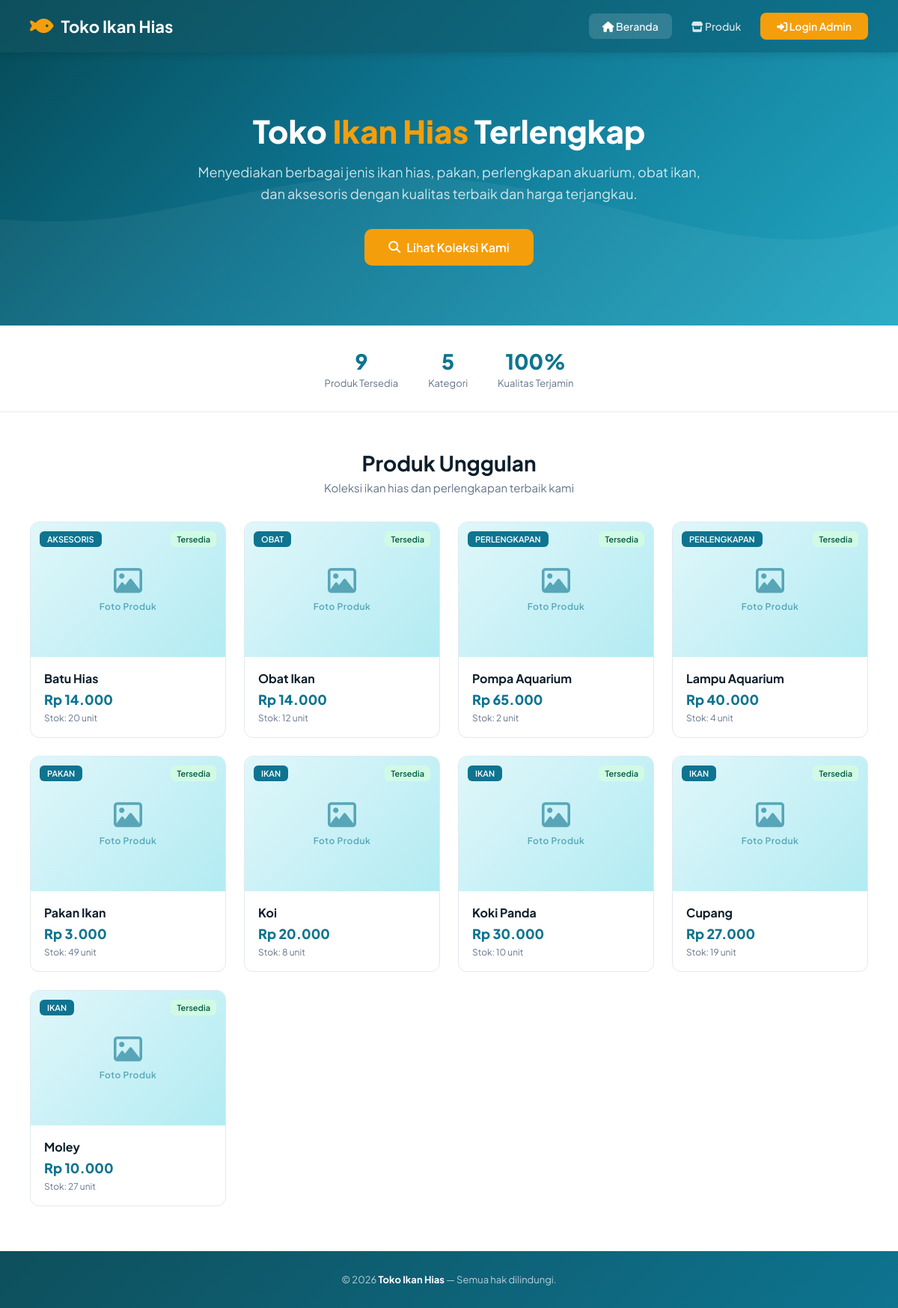
The page /MVC/index.php on the database its author committed.
### tables this page shows
CREATE TABLE barang (
    id_barang INT AUTO_INCREMENT,
    id_kategori INT NOT NULL,
    nama_barang VARCHAR(50) NOT NULL,
    harga_jual DECIMAL(12, 2) NOT NULL DEFAULT 0.00,
    stok INT NOT NULL DEFAULT 0,
    stok_minimum INT NOT NULL DEFAULT 0,
    CONSTRAINT pk_barang PRIMARY KEY (id_barang),
    CONSTRAINT fk_barang_kategori FOREIGN KEY (id_kategori) REFERENCES kategori (id_kategori) ON UPDATE CASCADE ON DELETE RESTRICT,
    CONSTRAINT chk_barang_harga CHECK (harga_jual >= 0),
    CONSTRAINT chk_barang_stok CHECK (stok >= 0),
    CONSTRAINT chk_barang_stok_min CHECK (stok_minimum >= 0)
);

CREATE TABLE kategori (
    id_kategori INT AUTO_INCREMENT,
    nama_kategori VARCHAR(30) NOT NULL,
    CONSTRAINT pk_kategori PRIMARY KEY (id_kategori),
    CONSTRAINT uq_kategori_nama UNIQUE (nama_kategori)
);

### MVC/Model/Barang.php (called while the page is built, shortened)
<?php
require_once __DIR__ . '/../koneksi.php';
class Barang
{
    private mysqli $conn;
    public function __construct()
    {
        global $conn;
        $this->conn = $conn;
    }
    public function semua(): array
    {
        $result = $this->conn->query(
            'SELECT b.*, k.nama_kategori
             FROM barang b
             JOIN kategori k ON k.id_kategori = b.id_kategori
             ORDER BY b.id_barang DESC'
        );
        return $result->fetch_all(MYSQLI_ASSOC);
    }
}

### MVC/Model/Kategori.php (called while the page is built, shortened)
<?php
require_once __DIR__ . '/../koneksi.php';
class Kategori
{
    private mysqli $conn;
    public function __construct()
    {
        global $conn;
        $this->conn = $conn;
    }
    public function semua(): array
    {
        $result = $this->conn->query('SELECT * FROM kategori ORDER BY id_kategori');
        return $result->fetch_all(MYSQLI_ASSOC);
    }
}

### MVC/View/guest/home.php (the view, shortened to what this page needs)
<!DOCTYPE html>
<html lang="id">
<head>
    <link rel="stylesheet" href="https://cdnjs.cloudflare.com/ajax/libs/font-awesome/6.4.0/css/all.min.css">
    <link rel="stylesheet" href="View/style.css">
</head>
<body>
    <nav class="guest-nav">
        <a href="index.php" class="logo">
            <i class="fa-solid fa-fish"></i>
            <span>Toko Ikan Hias</span>
        </a>
        <div class="nav-links">
            <a href="index.php" class="active"><i class="fa-solid fa-house"></i> Beranda</a>
            <a href="index.php?page=produk"><i class="fa-solid fa-store"></i> Produk</a>
            <a href="index.php?page=login" class="btn-login"><i class="fa-solid fa-right-to-bracket"></i> Login Admin</a>
        </div>
    </nav>
    <section class="hero">
        <div class="hero-content">
            <h1>Toko <span>Ikan Hias</span> Terlengkap</h1>
            <p>Menyediakan berbagai jenis ikan hias, pakan, perlengkapan akuarium, obat ikan, dan aksesoris dengan kualitas terbaik dan harga terjangkau.</p>
            <a href="index.php?page=produk" class="btn-hero">
                <i class="fa-solid fa-magnifying-glass"></i> Lihat Koleksi Kami
            </a>
        </div>
    </section>
    <div class="stats-bar">
        <div class="stat-item">
            <div class="stat-num"><?= count($dataBarang) ?></div>
            <div class="stat-label">Produk Tersedia</div>
        </div>
        <div class="stat-item">
            <div class="stat-num"><?= count($dataKategori) ?></div>
            <div class="stat-label">Kategori</div>
        </div>
        <div class="stat-item">
            <div class="stat-num">100%</div>
            <div class="stat-label">Kualitas Terjamin</div>
        </div>
    </div>
    <section class="section" style="background: #fff; padding-top: 50px; padding-bottom: 60px;">
        <div class="section-title">
            <h2>Produk Unggulan</h2>
            <p>Koleksi ikan hias dan perlengkapan terbaik kami</p>
        </div>
        <div class="product-grid">
            <?php
            foreach ($dataBarang as $b):
                $stokClass = $b['stok'] <= $b['stok_minimum'] ? 'menipis' : 'aman';
                $stokLabel = $b['stok'] <= $b['stok_minimum'] ? 'Stok Menipis' : 'Tersedia';
                $imgPath = '';
            ?>
            <div class="product-card">
                <div class="product-img">
                    <span class="badge-kategori"><?= htmlspecialchars($b['nama_kategori']) ?></span>
                    <span class="badge-stok <?= $stokClass ?>"><?= $stokLabel ?></span>
                    <?php if ($imgPath): ?>
                        <img src="<?= $imgPath ?>" alt="<?= htmlspecialchars($b['nama_barang']) ?>">
                    <?php else: ?>
                        <div class="product-placeholder">
                            <i class="fa-regular fa-image"></i>
                            <span>Foto Produk</span>
                        </div>
                    <?php endif; ?>
                </div>
                <div class="product-info">
                    <h3><?= htmlspecialchars($b['nama_barang']) ?></h3>
                    <div class="price">Rp <?= number_format($b['harga_jual'], 0, ',', '.') ?></div>
                    <div class="stock">Stok: <?= $b['stok'] ?> unit</div>
                </div>
            </div>
            <?php endforeach; ?>
        </div>
    </section>
    <footer class="guest-footer">
        <p>&copy; <?= date('Y') ?> <strong>Toko Ikan Hias</strong> — Semua hak dilindungi.</p>
    </footer>
</body>
</html>

### MVC/index.php (shortened to what this page needs)
<?php
$page = $_GET['page'] ?? 'home';
$guestPages = ['home', 'produk', 'login'];
$adminPages = ['dashboard', 'barang', 'kategori', 'penjualan', 'karyawan', 'logout'];
if (in_array($page, $guestPages)) {
    require_once __DIR__ . '/Controller/GuestController.php';
    $controller = new GuestController();
    $controller->jalankan($page);
} else {
    require_once __DIR__ . '/Controller/GuestController.php';
    $controller = new GuestController();
    $controller->jalankan('home');
}

### MVC/Controller/GuestController.php (shortened to what this page needs)
<?php
require_once __DIR__ . '/../Model/Barang.php';
require_once __DIR__ . '/../Model/Kategori.php';
class GuestController
{
    private Barang $barang;
    private Kategori $kategori;
    public function __construct()
    {
        $this->barang = new Barang();
        $this->kategori = new Kategori();
    }
    public function jalankan(string $page): void
    {
        switch ($page) {
            default:
                $this->home();
                break;
        }
    }
    private function home(): void
    {
        $dataBarang = $this->barang->semua();
        $dataKategori = $this->kategori->semua();
        require __DIR__ . '/../View/guest/home.php';
    }
}

### rows shown on the page
barang: id_kategori.nama_kategori "AKSESORIS", stokLabel "Tersedia", nama_barang "Batu Hias", harga_jual "14.000", stok "20"
barang: id_kategori.nama_kategori "OBAT", stokLabel "Tersedia", nama_barang "Obat Ikan", harga_jual "14.000", stok "12"
barang: id_kategori.nama_kategori "PERLENGKAPAN", stokLabel "Tersedia", nama_barang "Pompa Aquarium", harga_jual "65.000", stok "2"
barang: id_kategori.nama_kategori "PERLENGKAPAN", stokLabel "Tersedia", nama_barang "Lampu Aquarium", harga_jual "40.000", stok "4"
barang: id_kategori.nama_kategori "PAKAN", stokLabel "Tersedia", nama_barang "Pakan Ikan", harga_jual "3.000", stok "49"
barang: id_kategori.nama_kategori "IKAN", stokLabel "Tersedia", nama_barang "Koi", harga_jual "20.000", stok "8"
barang: id_kategori.nama_kategori "IKAN", stokLabel "Tersedia", nama_barang "Koki Panda", harga_jual "30.000", stok "10"
barang: id_kategori.nama_kategori "IKAN", stokLabel "Tersedia", nama_barang "Cupang", harga_jual "27.000", stok "19"
barang: id_kategori.nama_kategori "IKAN", stokLabel "Tersedia", nama_barang "Moley", harga_jual "10.000", stok "27"

### other values the page prints
count($dataBarang) "9"
count($dataKategori) "5"
